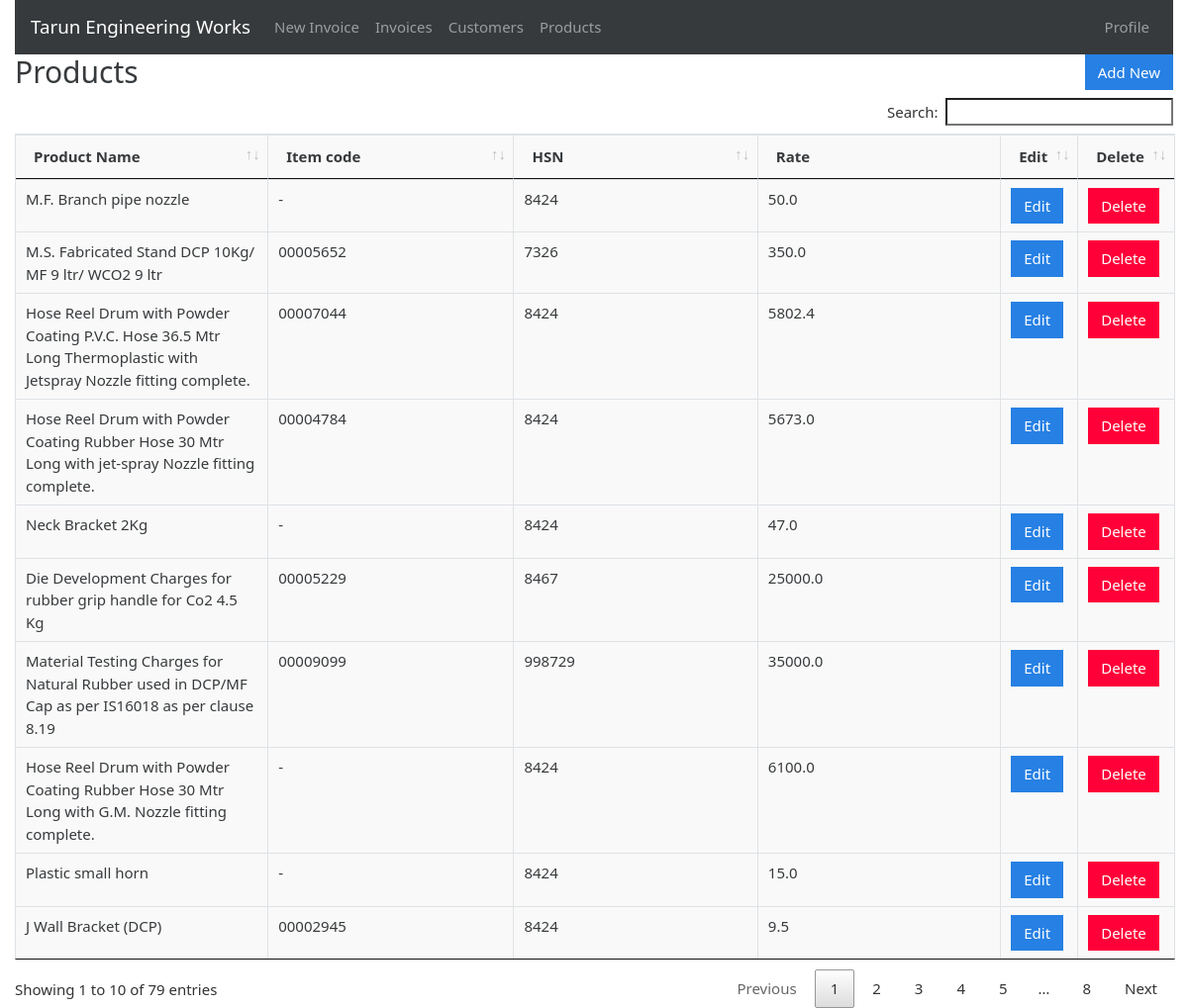
/products (signed in), run on the app's committed database.
### gstbillingapp/models.py (models this page shows, shortened)
class Product(models.Model):
    item_code = models.CharField(max_length=200,null=True, default="-")
    product_name = models.CharField(max_length=200)
    product_hsn = models.CharField(max_length=50, null=True, blank=True)
    product_unit = models.CharField(max_length=50)
    product_rate = models.FloatField()

### gstbillingapp/views.py (the view)
# urls.py: path('products', views.products, name='products'),
@login_required
def products(request):
    context = {}
    context['products'] = Product.objects.all()
    return render(request, 'gstbillingapp/products.html', context)

### gstbillingapp/templates/gstbillingapp/products.html (shortened to what this page needs)
{% extends "gstbillingapp/base.html" %}
{% load static %}
{% block content %}
		<div class="row">
			<div class="col">
				<h2>Products</h2>
			</div>
			<div class="col">
				<a href="{% url 'product_add' %}" id="add_product_btn"><button type="button" class="btn btn-primary">Add New</button></a>
			</div>
		</div>
		<table class="table table-bordered" id="product-table">
			<thead>
				<tr>
					<th>Product Name</th>
					<th>Item code</th>
					<th>HSN</th>
					<th>Rate</th>
					<th>Edit</th>
					<th>Delete</th>
				</tr>
			</thead>
			<tbody class="two-col-form">
				{% for product in products %}
				<tr>
	 				<td>{{product.product_name}}</td>
	 				<td>{{product.item_code}}</td>
	 				<td>{{product.product_hsn}}</td>
	 				<td>{{product.product_rate}}</td>
	 				<td><a href="{% url 'product_edit' product.id %}"><button type="button" class="btn btn-primary">Edit</button></a></td>
	 				<td><button type="button" class="btn btn-danger" data-toggle="modal" data-target="#productDeleteModal" data-product-id="{{product.id}}" data-product-name="{{product.product_name}}">Delete</button></td>
				</tr>
				{% endfor %}
			</tbody>
		</table>
{% endblock %}

### gstbillingapp/static/gstbillingapp/main.css (style rules this page uses)
.table-bordered td, .table-bordered th { padding: 0.25em; }
.table-bordered tbody td, .table-bordered tbody th, .table-bordered thead th, .table-bordered thead td { background: #f9f9f9; }
.two-col-form td, .two-col-form th { width: 25%; }
#add_customer_btn, #add_product_btn { float: right; }

### data on the page
Product: product_name "M.F. Branch pipe nozzle", item_code "-", product_hsn "8424", product_rate "50.0"
Product: product_name "M.S. Fabricated Stand DCP 10Kg/ MF 9 ltr/ WCO2 9 ltr", item_code "00005652", product_hsn "7326", product_rate "350.0"
Product: product_name "Hose Reel Drum with Powder Coating P.V.C. Hose 36.5 Mtr Long Thermoplastic with Jetspray Nozzle fitting complete.", item_code "00007044", product_hsn "8424", product_rate "5802.4"
Product: product_name "Hose Reel Drum with Powder Coating Rubber Hose 30 Mtr Long with jet-spray Nozzle fitting complete.", item_code "00004784", product_hsn "8424", product_rate "5673.0"
Product: product_name "Neck Bracket 2Kg", item_code "-", product_hsn "8424", product_rate "47.0"
Product: product_name "Die Development Charges for rubber grip handle for Co2 4.5 Kg", item_code "00005229", product_hsn "8467", product_rate "25000.0"
Product: product_name "Material Testing Charges for Natural Rubber used in DCP/MF Cap as per IS16018 as per clause 8.19", item_code "00009099", product_hsn "998729", product_rate "35000.0"
Product: product_name "Hose Reel Drum with Powder Coating Rubber Hose 30 Mtr Long with G.M. Nozzle fitting complete.", item_code "-", product_hsn "8424", product_rate "6100.0"
Product: product_name "Plastic small horn", item_code "-", product_hsn "8424", product_rate "15.0"
Product: product_name "J Wall Bracket (DCP)", item_code "00002945", product_hsn "8424", product_rate "9.5"
